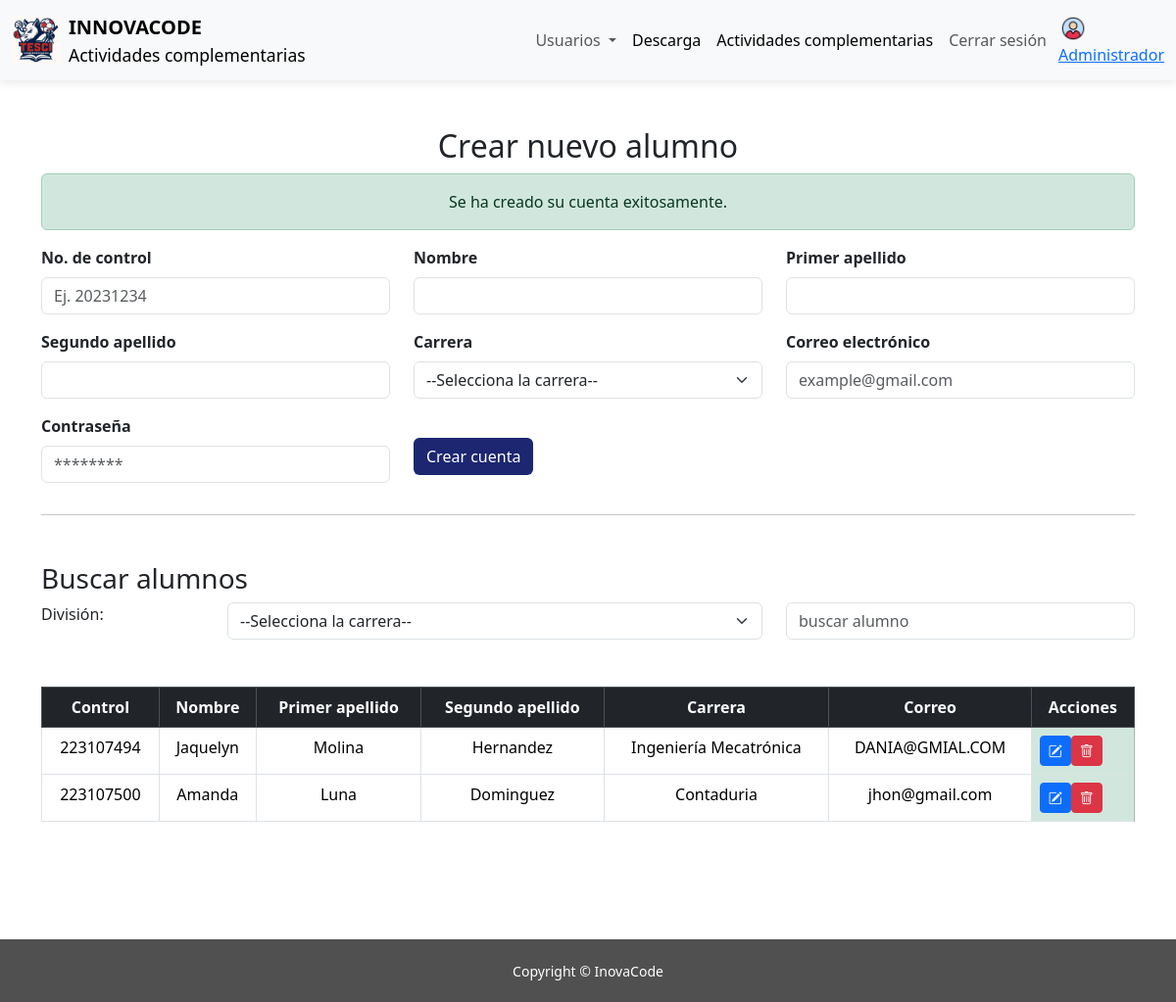
Screenshot of /inovacode/administrador/administrar-alumnos.php?mensaje=exitoso with the database file from the repository.
### tables this page shows
CREATE TABLE `alumno` (
  `control` int(11) NOT NULL,
  `nombre` varchar(50) NOT NULL,
  `apellido_paterno` varchar(50) NOT NULL,
  `apellido_materno` varchar(50) NOT NULL,
  `carrera` varchar(50) NOT NULL,
  `correo` varchar(100) NOT NULL,
  `contrasena` varchar(200) NOT NULL
);

### inovacode/php/crud-cuentas-alumnos/ver-alumno.php (called while the page is built, shortened)
<?php
function consultar_tabla_alumnos(){
    $C=conectar();
    $consulta="select * from alumno";
    $res=$C->query($consulta);
    return $res;
}
?>

### inovacode/administrador/administrar-alumnos.php (the view, shortened to what this page needs)
<!DOCTYPE html>
<html lang="es">
<head>
  <link href="https://cdn.jsdelivr.net/npm/bootstrap@5.3.3/dist/css/bootstrap.min.css" rel="stylesheet">
  <link rel="stylesheet" href="../css/estilos.css">
  <link rel="stylesheet" href="https://cdn.jsdelivr.net/npm/bootstrap-icons@1.13.1/font/bootstrap-icons.min.css">
</head>
<body>
  <nav class="navbar navbar-expand-lg bg-body-tertiary ">
        <div class="container-fluid">
            <a class="navbar-brand d-flex align-items-center">
                <img src="../img/logo.jpeg" alt="Logo" width="50" height="50"
                    class="d-inline-block align-text-top me-2">
                <div class="d-flex flex-column">
                    <span class="fw-bold">INNOVACODE</span>
                    <small>Actividades complementarias</small>
                </div>
            </a>
            <div class="collapse navbar-collapse " id="navbarNav">
                <ul class="navbar-nav ms-auto me-1 ">
                    <li class="nav-item dropdown">
                        <a class="nav-link dropdown-toggle" href="#" role="button" data-bs-toggle="dropdown"
                            aria-expanded="false">
                            Usuarios
                        </a>
                    </li>
                    <li class="nav-item">
                        <a class="nav-link active" aria-current="page" href="#">Descarga</a>
                    </li>
                    <li class="nav-item">
                        <a class="nav-link active" aria-current="page" href="menu-administrador.php">Actividades
                            complementarias</a>
                    </li>
                    <li class="nav-item">
                        <a class="nav-link" href="../index.html">Cerrar sesión</a>
                    </li>
                </ul>
                <a class=" d-flex flex-column p-0 " aria-disabled="true"><img src="../img/perfil.png" alt="Logo"
                        width="30" height="30" class="d-inline-block align-text-end d-none d-md-block">Administrador</a>
            </div>
        </div>
    </nav>
  <div class="container  justify-content-center mt-5 mb-5">
    <div class="text-center ">
      <h2>Crear nuevo alumno</h2>
          <?php
            if (isset($_GET['mensaje'])) {
                if ($_GET['mensaje'] == "exitoso") {
                    echo "<div class='alert alert-success' role='alert'>Se ha creado su cuenta exitosamente.</div>";
                }
            }
          ?>
      <form action="../php/crud-cuentas-alumnos/insertar-alumnos.php" method="post">
        <div class="row">
          <div class="mb-3 text-start col-12 col-md-6  col-lg-4">
            <label for="control" class="form-label fw-bold">No. de control</label>
            <input type="text" class="form-control" id="control" name="no_control"
              placeholder="Ej. 20231234" required pattern="[0-9]{9}" title="Debe contener exactamente 9 dígitos numéricos">
          </div>
          <div class="mb-3 text-start col-12 col-md-6  col-lg-4">
            <label for="nom" class="form-label fw-bold">Nombre</label>
            <input type="text" class="form-control" id="nom" name="n"
              placeholder="" required pattern="^[A-Za-zÁÉÍÓÚáéíóúÑñ\s]+$"
              minlength="3" maxlength="50" title="Solo se permiten letras y espacios">
          </div>
          <div class="mb-3 text-start col-12 col-md-6  col-lg-4">
            <label for="ap1" class="form-label fw-bold">Primer apellido</label>
            <input type="text" class="form-control" id="ap1" name="ap1"
              placeholder="" required pattern="^[A-Za-zÁÉÍÓÚáéíóúÑñ\s]+$"
              minlength="3" maxlength="50" title="Solo se permiten letras y espacios">
          </div>
          <div class="mb-3 text-start col-12 col-md-6  col-lg-4">
            <label for="ap2" class="form-label fw-bold">Segundo apellido</label>
            <input type="text" class="form-control" id="ap2" name="ap2"
              placeholder="" required pattern="^[A-Za-zÁÉÍÓÚáéíóúÑñ\s]+$"
              minlength="3" maxlength="50" title="Solo se permiten letras y espacios">
          </div>
          <div class="mb-3 text-start col-12 col-md-6 col-lg-4">
            <label for="carrera" class="form-label fw-bold">Carrera</label>
            <select name="c" id="carrera" class="form-select" required>
            <option value="">--Selecciona la carrera--</option>
          </select>
        </div>
          <div class="mb-3 text-start col-12 col-md-6  col-lg-4">
            <label for="correo" class="form-label fw-bold">Correo electrónico</label>
            <input type="email" class="form-control" id="correo" name="e"
              placeholder="example@gmail.com" required>
          </div>
          <div class="mb-3 text-start col-12 col-md-6  col-lg-4">
            <label for="password" class="form-label fw-bold">Contraseña</label>
            <input type="password" class="form-control" id="password" name="p"
              placeholder="********" required minlength="6" maxlength="20"
              title="Debe tener entre 6 y 20 caracteres">
          </div>
          <div class="mt-4 text-start col-12 col-md-6  col-lg-4">
            <button type="submit" class="btn btn-custom">Crear cuenta</button>
          </div>
        </div>
      </form>
    </div>
    <hr>
    <h3 class="mt-5">Buscar alumnos</h3>
    <form action="bucar alumno">
        <div class="row  mb-5">
          <div class="col-2">
            <label class="form-label" for="division">División:</label>
          </div>
          <div class="col-6">
            <select name="division" id="filtro" class="form-select">
              <option value="">--Selecciona la carrera--</option>
            </select>
          </div>
          <div class="col-4">
              <input type="text" placeholder="buscar alumno" class="form-control" >
          </div>
        </div>
    </form>
    <div class="table-responsive mb-5 text-center ">
      <?php require("../php/crud-cuentas-alumnos/ver-alumno.php"); ?>
      <table class="table table-bordered ">
        <thead class="table-dark">
          <tr>
            <th>Control</th>
            <th>Nombre</th>
            <th>Primer apellido</th>
            <th>Segundo apellido</th>
            <th>Carrera</th>
            <th>Correo</th>
            <th>Acciones</th>
          </tr>
        </thead>
        <tbody>
          <?php
            $valores = consultar_tabla_alumnos();
            while($p = $valores->fetch_assoc()){
          ?>
          <tr>
            <td><?= $p['control']; ?></td>
            <td><?= $p['nombre']; ?></td>
            <td><?= $p['apellido_paterno']; ?></td>
            <td><?= $p['apellido_materno']; ?></td>
            <td><?= $p['carrera']; ?></td>
            <td><?= $p['correo']; ?></td>
            <td class=" table-success">
              <div class="d-flex">
                 <button class="btn btn-primary btn-sm"
                data-bs-toggle="modal"
                data-bs-target="#modalEditar"
                data-id="<?= $p['control']; ?>"
                data-nombre="<?= $p['nombre']; ?>"
                data-ap1="<?= $p['apellido_paterno']; ?>"
                data-ap2="<?= $p['apellido_materno']; ?>"
                data-carrera="<?= $p['carrera']; ?>"
                data-correo="<?= $p['correo']; ?>"
                data-pass="<?= $p['contrasena']; ?>" title="Editar">
                <i class="bi bi-pencil-square"></i>
              </button>
              <a href="../php/crud-cuentas-alumnos/eliminar-alumno.php?ID=<?= $p['control']; ?>"
                 class="btn btn-danger btn-sm" title="Eliminar"><i class="bi bi-trash"></i></a>
              </div>
            </td>
          </tr>
          <?php } ?>
        </tbody>
      </table>
    </div>
  </div>
  <br><br><br><br><br>
  <footer class="fixed-bottom footer mt-auto ">
    <div class="container text-center">
      <small>Copyright &copy; InovaCode</small>
    </div>
  </footer>
</body>
</html>

### inovacode/css/estilos.css (style rules this page uses)
.navbar { box-shadow: 0 2px 10px rgba(0, 0, 0, 0.1); }
.footer { background-color: #505051; color: white; text-align: center; padding: 20px 10px; margin-top: 50px; }
.btn-custom { background-color: #1d2671; color: white; transition: 0.3s; }

### rows the page displays
alumno: control "223107494", nombre "Jaquelyn", apellido_paterno "Molina", apellido_materno "Hernandez", carrera "Ingeniería Mecatrónica", correo "DANIA@GMIAL.COM"
alumno: control "223107500", nombre "Amanda", apellido_paterno "Luna", apellido_materno "Dominguez", carrera "Contaduria", correo "jhon@gmail.com"
